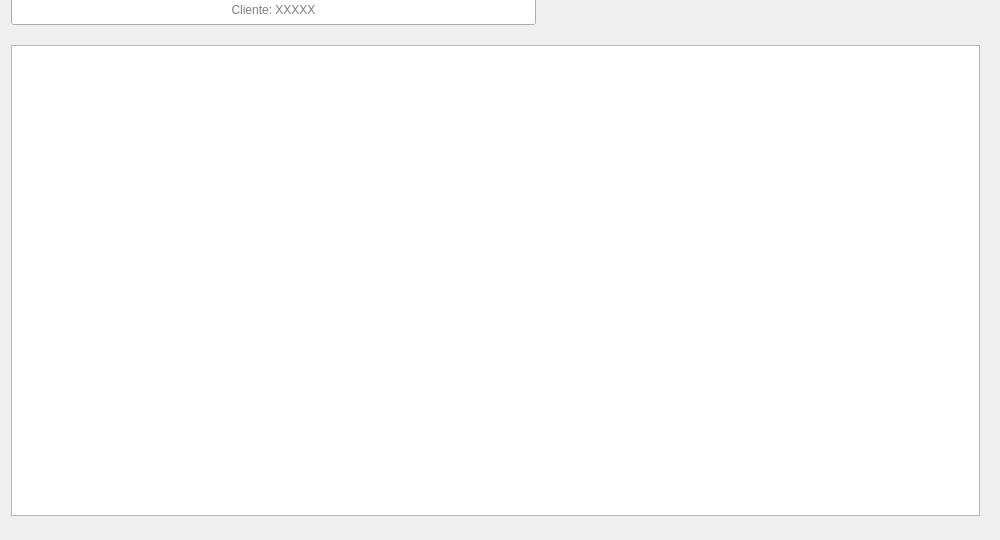
      <widget class="QWidget" name="page_Search">
       <widget class="QWidget" name="layoutWidget_5">
        <property name="geometry">
         <rect>
          <x>0</x>
          <y>-10</y>
          <width>991</width>
          <height>531</height>
         </rect>
        </property>
        <layout class="QHBoxLayout" name="horizontalLayout_7" stretch="0">
         <property name="spacing">
          <number>12</number>
         </property>
         <property name="sizeConstraint">
          <enum>QLayout::SetMaximumSize</enum>
         </property>
         <property name="leftMargin">
          <number>6</number>
         </property>
         <property name="rightMargin">
          <number>6</number>
         </property>
         <item>
          <layout class="QVBoxLayout" name="verticalLayout_2">
           <property name="spacing">
            <number>20</number>
           </property>
           <property name="sizeConstraint">
            <enum>QLayout::SetMaximumSize</enum>
           </property>
           <property name="leftMargin">
            <number>5</number>
           </property>
           <property name="topMargin">
            <number>5</number>
           </property>
           <property name="rightMargin">
            <number>5</number>
           </property>
           <property name="bottomMargin">
            <number>5</number>
           </property>
           <item>
            <widget class="QLineEdit" name="searchBuilding">
             <property name="enabled">
              <bool>true</bool>
             </property>
             <property name="minimumSize">
              <size>
               <width>525</width>
               <height>30</height>
              </size>
             </property>
             <property name="maximumSize">
              <size>
               <width>525</width>
               <height>50</height>
              </size>
             </property>
             <property name="contextMenuPolicy">
              <enum>Qt::ActionsContextMenu</enum>
             </property>
             <property name="alignment">
              <set>Qt::AlignCenter</set>
             </property>
             <property name="dragEnabled">
              <bool>false</bool>
             </property>
             <property name="placeholderText">
              <string>Cliente: XXXXX</string>
             </property>
            </widget>
           </item>
           <item>
            <widget class="QColumnView" name="buildingView">
             <property name="cursor" stdset="0">
              <cursorShape>ArrowCursor</cursorShape>
             </property>
             <property name="editTriggers">
              <set>QAbstractItemView::NoEditTriggers</set>
             </property>
             <property name="alternatingRowColors">
              <bool>true</bool>
             </property>
             <property name="selectionBehavior">
              <enum>QAbstractItemView::SelectRows</enum>
             </property>
            </widget>
           </item>
          </layout>
         </item>
        </layout>
       </widget>
      </widget>
